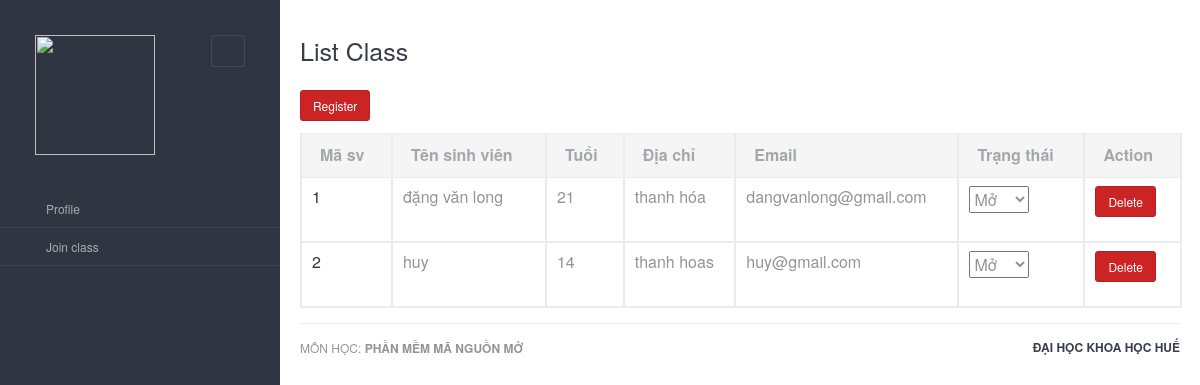
Page /list-student (signed in) on the earlier database version.
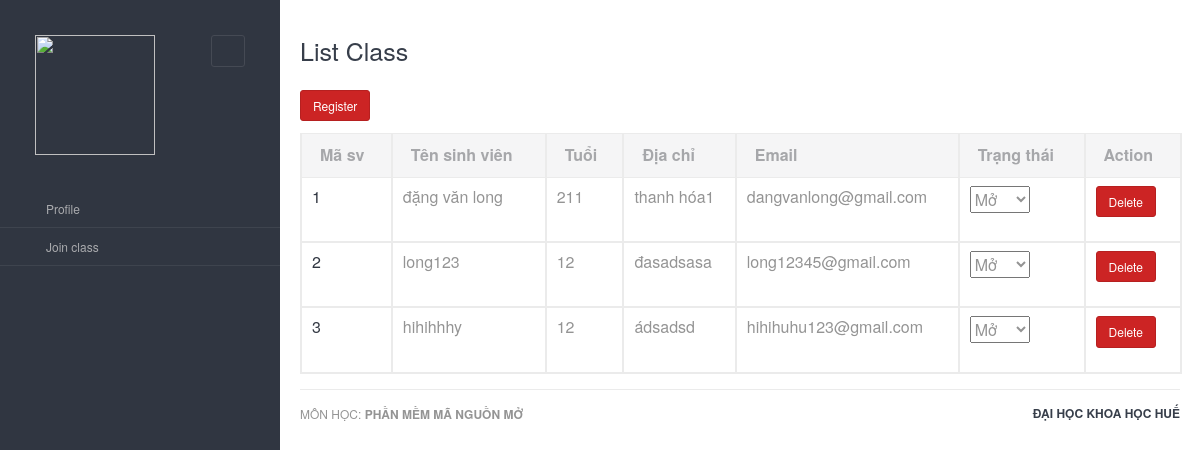
Same page on the later database version.
### app/models.py (models this page shows, shortened)
class Student(UserMixin,db.Model):
    id = db.Column(db.Integer, primary_key=True)
    name = db.Column(db.String(64), nullable = False)
    age = db.Column(db.Integer, nullable = True)
    address = db.Column(db.String(64), nullable = True)
    email = db.Column(db.String(120), index=True, unique=True, nullable = False)
    password = db.Column(db.String(128), nullable = False)
    active = db.Column(db.Boolean,  default=True)
    def list_student():
        return Student.query.all()

### app/routes_students.py (the view)
@app.route('/list-student', methods=['GET'])
@login_required
def list_students():
    list_students = Student.list_student()
    return render_template('student_view.html',list_students=list_students)

### app/models.py (called while the page is built)
@login.user_loader
def loader_id(id):
    return Admin.query.get(int(id))

### app/templates/student_view.html (shortened to what this page needs)
{% extends "layouts/base.html" %} {% block content %}
<div class="main-content">
    <h2>List Class</h2>
    <br />
    <form action="register-student" method="get">
        <button class="btn btn-danger" type="submit">Register</button>
    </form>
    <table class="table table-bordered datatable" id="table-1">
        <thead>
            <th>Mã sv</th>
            <th>Tên sinh viên</th>
            <th>Tuổi</th>
            <th>Địa chỉ</th>
            <th>Email</th>
            <th>Trạng thái</th>
            <th>Action</th>
        </thead>
        <tbody>
            {% for st in list_students %}
            <tr>
                <th scope="row">
                    {{ st.id }}
                </th>
                <td>
                    {{ st.name }}
                </td>
                <td>
                    {{ st.age }}
                </td>
                <td>
                    {{ st.address }}
                </td>
                <td>
                    {{ st.email }}
                </td>
                <td>
                    <select name="active" id="active">
                    {% if st.active == 1 %}
                        <option value="1" selected>Mở</option>
                    {% else %}
                        <option value="1">Mở</option>
                        <option value="0" selected>Khóa</option>
                    {% endif %}
                </td>
                <td>
                    <form action="delete-student" method="post">
                        <button class="btn btn-danger" type="submit">Delete</button>
                    </form>
                </td>
            </tr>
            {% endfor %}
        </tbody>
    </table>
    {% endblock %}

Differences in the rows shown:
changed Student "đặng văn long": age "21" → "211"; address "thanh hóa" → "thanh hóa1"
changed Student id 2: name "huy" → "long123"; age "14" → "12"; address "thanh hoas" → "đasadsasa"; email "huy@gmail.com" → "long12345@gmail.com"
added Student: id "3", name "hihihhhy", age "12", address "ádsadsd", email "hihihuhu123@gmail.com", active "Mở"
